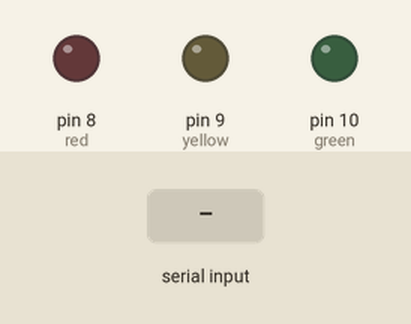
This sketch was run on a simulated Arduino Uno, built with avr-gcc and run on an emulated ATmega328P. Parts: output pins drawn as LEDs (lit = HIGH). Inputs (shaded band) come from the test bench. What the sketch prints to the serial monitor is not drawn.

Above: at 1.2 s.
1.3 s: "vermelho\n" received over Serial
At 2.1 s:
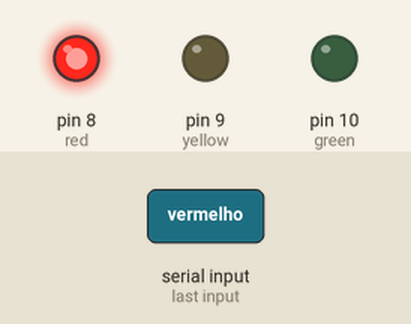
2.8 s: "amarelo\n" received over Serial
At 3.2 s:
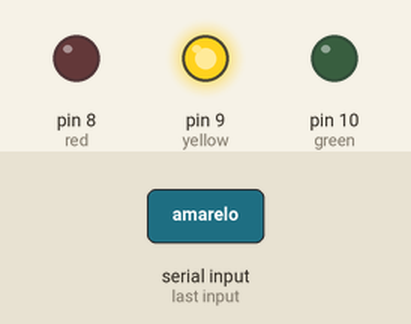
4.3 s: "verde\n" received over Serial
At 5.4 s:
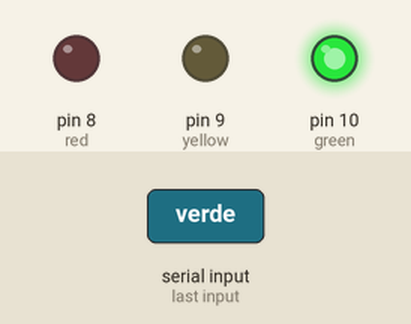
Timing chart, 0 to 7.3 s (numbered marks = the images above; inputs shaded):
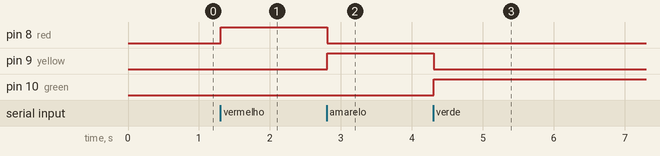

Measured:
- after the input at 1.3 s, pin 8 (red): LOW → HIGH at once
- after the input at 2.8 s, pin 8 (red): HIGH → LOW at once; pin 9 (yellow): LOW → HIGH at once
- after the input at 4.3 s, pin 9 (yellow): HIGH → LOW at once; pin 10 (green): LOW → HIGH at once

The sketch:

virtualAssistant.ino
```cpp
int red = 8;
int yellow = 9;
int green = 10;
String input = "";
bool stringComplete = false;

void setup() {
  pinMode(red, OUTPUT);
  pinMode(yellow, OUTPUT);
  pinMode(green, OUTPUT);
  Serial.begin(9600);
  input.reserve(200);
}

void loop() {
  if(stringComplete) {
    Serial.print("Assistente falando: ");
    Serial.print(input);
    if(input.startsWith("vermelho")) {
      digitalWrite(red, HIGH);
      digitalWrite(yellow, LOW);
      digitalWrite(green, LOW);
      Serial.print("Vermelho ligado");
    }
    if(input.startsWith("amarelo")) {
      digitalWrite(red, LOW);
      digitalWrite(yellow, HIGH);
      digitalWrite(green, LOW);
      Serial.print("Amarelo ligado");
    }
    if(input.startsWith("verde")) {
      digitalWrite(red, LOW);
      digitalWrite(yellow, LOW);
      digitalWrite(green, HIGH);
      Serial.print("Verde ligado");
    }
    input = "";
    stringComplete = false;
  }


}

 void serialEvent() {
    while(Serial.available()) {
      char inChar = (char)Serial.read();
      input += inChar;
      if(inChar == '\n') {
        stringComplete = true;
      }
    }
  }
```
